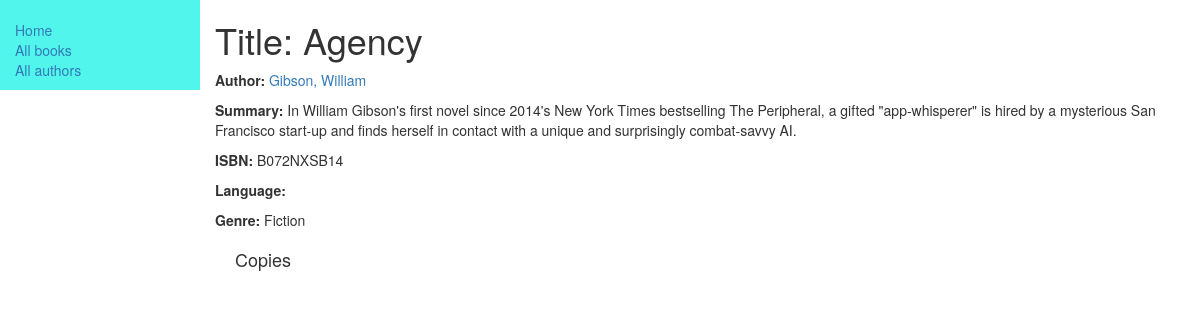
/catalog/book/3, run on the app's committed database.
### catalog/models.py (models this page shows, shortened)
class Book(models.Model):
    title = models.CharField(max_length=200)
    author = models.ForeignKey('Author', on_delete=models.SET_NULL, null=True)
    summary = models.TextField(max_length=1000, help_text="Enter a brief summary for the book here.")
    isbn = models.CharField('ISBN', max_length=13, help_text='13 Character <a href="https://www.isbn-international.org/content/what-isbn">ISBN number</a>')
    genre = models.ManyToManyField(Genre, help_text="Select a genre for this book")
    def display_genre(self):
        return ', '.join(genre.name for genre in self.genre.all()[:3])
    display_genre.short_description = 'Genre'

class Author(models.Model):
    first_name = models.CharField(max_length=100, help_text="Author's First Name")
    last_name = models.CharField(max_length=100, help_text="Author's Last Name")
    date_of_birth = models.DateField(null=True, blank=True)
    date_of_death = models.DateField('Died', null=True, blank=True)
    def __str__(self):
        return '%s, %s' %(self.last_name, self.first_name)

class Genre(models.Model):
    name = models.CharField(max_length = 200, help_text = "Enter a Book Genre eg. Science Fiction, Poetry etc.")
    def __str__(self):
        return self.name

### catalog/views.py (the view)
# urls.py: url(r'^book/(?P<pk>\d+)$', views.BookDetailView.as_view(), name='book-detail'),
class BookDetailView(generic.DetailView):
    model = Book

### catalog/templates/catalog/book_detail.html (shortened to what this page needs)
{% extends "base.html" %}
{% block content %}
<h1>Title: {{ book.title }}</h1>
 <p><strong>Author:</strong> <a href="">{{ book.author }}</a></p>
 <p><strong>Summary:</strong> {{ book.summary }}</p>
 <p><strong>ISBN:</strong> {{ book.isbn }}</p>
 <p><strong>Language:</strong> {{ book.language }}</p>
 <p><strong>Genre:</strong> {% for genre in book.genre.all %} {{ genre }}{% if not forloop.last %}, {% endif %}{% endfor %}</p>
 <div style="margin-left:20px;margin-top:20px">
   <h4>Copies</h4>
 </div>
{% endblock content %}

### data on the page
Book: title "Agency", author "Gibson, William", summary "In William Gibson's first novel since 2014's New York Times bestselling The Peripheral, a gifted \"app-whisperer\" is hired by a mysterious San Francisco start-up and finds herself in contact with a unique and surprisingly combat-savvy AI.", isbn "B072NXSB14"
Genre: name "Fiction"
